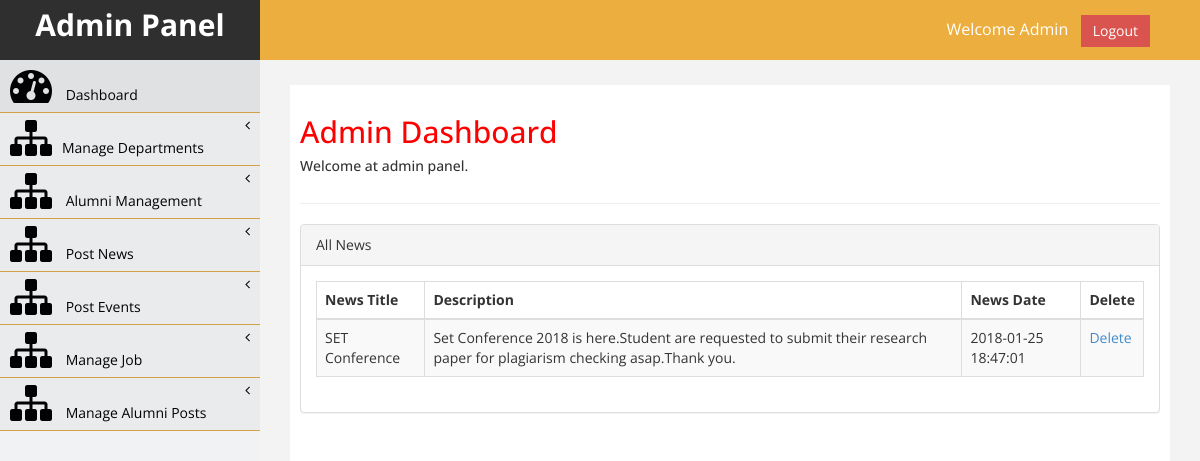
Page /admin/event-all.php (signed in) on the committed database.
### tables this page shows
CREATE TABLE IF NOT EXISTS `event` (
  `eveId` int(11) NOT NULL AUTO_INCREMENT,
  `colEveId` int(11) NOT NULL,
  `eveTitle` varchar(200) NOT NULL,
  `eveDesc` varchar(2000) NOT NULL,
  `eveAttach` varchar(100) NOT NULL,
  `eveDate_Time` datetime NOT NULL,
  PRIMARY KEY (`eveId`)
);

### admin/phplib/dataservice.php (called while the page is built, shortened)
<?php
class dataservice
{
    private
       $db_connect;
   function __construct()
    {
        global $PROJECTTYPE;
        try
        {
			$this->db_connect=mysqli_connect('localhost','root','','alumnidb');
            $this->secureSuperGlobalGET($this->db_connect);
            $this->secureSuperGlobalPOST($this->db_connect);
            $this->secureSuperGlobalREQUEST($this->db_connect);
        	}
        catch( exception $ex)
        {
            if ($PROJECTTYPE == "app")
            {
                echo "hjjkkk";
            throw new logicalexceptionInApp($ex);
            }
            else
            $this->db_exception($ex->getMessage());
        }
    }
    function fetch_query($query)
    {
       global $PROJECTTYPE;
           try
           {
           $query_result=mysqli_query($this->db_connect,$query);
               return $query_result;
          }
          catch(exception $ex)
          {
              if ($PROJECTTYPE == "app")
                throw new logicalexceptionInApp($query."<br><br>".$ex);
                else
                $this->db_exception($ex);
          }
   }
 }
 ?>

### admin/event-all.php (the view, shortened to what this page needs)
<?php
 include_once ("phplib/dataservice.php");
?>
<!DOCTYPE html>
<html xmlns="http://www.w3.org/1999/xhtml">
<head>
    <?php include "css.php"; ?>
</head>
<body>
    <div id="wrapper">
            <?php include "nav.php";?>
            <?php include "side-menu.php"; ?>
           <div id="page-wrapper" >
            <div id="page-inner">
                   <div class="row">
                    <div class="col-md-12">
                     <h2>Admin Dashboard</h2>
                        <h5>Welcome at admin panel. </h5>
                    </div>
                </div>
                  <hr />
                  <div class="row" >
                    <div class="col-md-12 col-sm-12 col-xs-12">
                    <div class="panel panel-default">
                        <div class="panel-heading">
                           All News
                        </div>
                        <div class="panel-body">
                            <div class="table-responsive">
                                <table class="table table-striped table-bordered table-hover">
                                    <thead>
                                          <tr>
                                            <th>News Title</th>
                                            <th>Description</th>
                                            <th>News Date</th>
                                            <th>Delete</th>
                                          </tr>
                                    </thead>
                                    <tbody>
                                         <?php
                                                $ds=new dataservice();
                                                $res=$ds->fetch_query("select * from event");
                                                while($row=mysqli_fetch_assoc($res))
                                                {
                                                    echo '<tr>
                                                            <td>'.$row["eveTitle"].'</td>
                                                             <td>'.$row["eveDesc"].'</td>
                                                            <td>'.$row["eveDate_Time"].'</td>
                                                           <td><a href="event-all.php?del='.$row["eveId"].'">Delete</a></td>
                                                           </tr>';
                                                }
                                         ?>
                                    </tbody>
                                </table>
                            </div>
                        </div>
                    </div>
                    </div>
            </div>
    </div>
            </div>
        </div>
</body>
</html>

### admin/assets/css/custom.css (style rules this page uses)
body { font-family: 'Open Sans', sans-serif; }
#wrapper { width: 100%; background:#f1f2f3; }
#page-wrapper { padding: 15px 15px; min-height: 600px; background:#F3F3F3; }
#page-inner { width:100%; margin:10px 20px 10px 0px; background-color:#fff!important; padding:10px; min-height:1200px; }
h2 { color: #f00; }
@media (min-width:768px) { #page-wrapper { margin: 0 0 0 260px; padding: 15px 30px; min-height: 1200px; } }

### rows in the picture
event: eveTitle "SET Conference", eveDesc "Set Conference 2018 is here.Student are requested to submit their research paper for plagiarism checking asap.Thank you.", eveDate_Time "2018-01-25 18:47:01"
